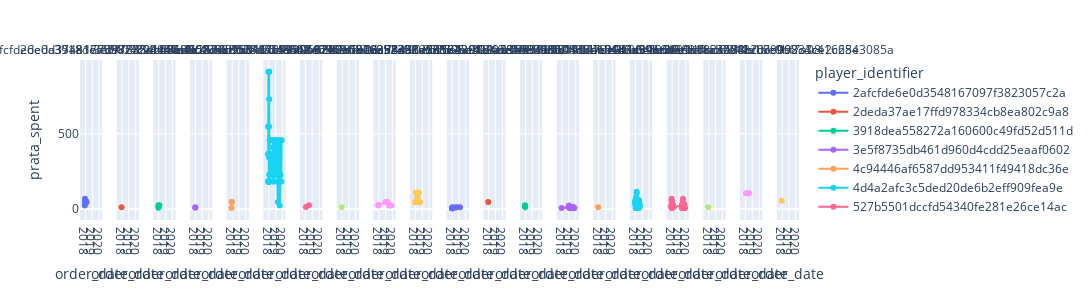

Notebook source saved alongside this figure:
### Code cell
fig = px.line(cust_subset, x ='order_date',
              y = 'prata_spent', 
              color= 'player_identifier', 
              facet_col = 'player_identifier',
              markers=True, height= 300, width = 5000)
fig.for_each_annotation(lambda a: a.update(text=a.text.split("=")[1]))
fig.show()

### Figure 1 — Plotly figure (JSON) as saved in the notebook; plotly's stock layout.template omitted (floating-point values rounded to 4 significant figures)
{"data": [{"hovertemplate": "player_identifier=2afcfde6e0d3548167097f3823057c2a<br>order_date=%{x}<br>prata_spent=%{y}<extra></extra>", "legendgroup": "2afcfde6e0d3548167097f3823057c2a", "line": {"color": "#636efa", "dash": "solid"}, "marker": {"symbol": "circle"}, "mode": "lines+markers", "name": "2afcfde6e0d3548167097f3823057c2a", "orientation": "v", "showlegend": true, "type": "scatter", "x": ["2017-12-03T00:00:00", "2017-12-06T00:00:00", "2017-12-09T00:00:00", "2017-12-11T00:00:00", "2017-12-25T00:00:00", "2018-01-04T00:00:00", "2018-01-19T00:00:00", "2018-01-25T00:00:00", "2018-01-31T00:00:00", "2018-02-03T00:00:00", "2018-02-08T00:00:00", "2018-02-13T00:00:00", "2018-02-16T00:00:00", "2018-02-24T00:00:00"], "xaxis": "x", "y": [22.75, 45.67, 45.61, 68.47, 45.67, 45.67, 45.67, 45.67, 45.67, 45.67, 45.67, 45.67, 45.67, 45.67], "yaxis": "y"}, {"hovertemplate": "player_identifier=2deda37ae17ffd978334cb8ea802c9a8<br>order_date=%{x}<br>prata_spent=%{y}<extra></extra>", "legendgroup": "2deda37ae17ffd978334cb8ea802c9a8", "line": {"color": "#EF553B", "dash": "solid"}, "marker": {"symbol": "circle"}, "mode": "lines+markers", "name": "2deda37ae17ffd978334cb8ea802c9a8", "orientation": "v", "showlegend": true, "type": "scatter", "x": ["2017-12-01T00:00:00"], "xaxis": "x2", "y": [11.39], "yaxis": "y2"}, {"hovertemplate": "player_identifier=3918dea558272a160600c49fd52d511d<br>order_date=%{x}<br>prata_spent=%{y}<extra></extra>", "legendgroup": "3918dea558272a160600c49fd52d511d", "line": {"color": "#00cc96", "dash": "solid"}, "marker": {"symbol": "circle"}, "mode": "lines+markers", "name": "3918dea558272a160600c49fd52d511d", "orientation": "v", "showlegend": true, "type": "scatter", "x": ["2017-12-11T00:00:00", "2017-12-22T00:00:00", "2017-12-23T00:00:00", "2018-02-04T00:00:00"], "xaxis": "x3", "y": [7.96, 25.12, 12.53, 25.12], "yaxis": "y3"}, {"hovertemplate": "player_identifier=3e5f8735db461d960d4cdd25eaaf0602<br>order_date=%{x}<br>prata_spent=%{y}<extra></extra>", "legendgroup": "3e5f8735db461d960d4cdd25eaaf0602", "line": {"color": "#ab63fa", "dash": "solid"}, "marker": {"symbol": "circle"}, "mode": "lines+markers", "name": "3e5f8735db461d960d4cdd25eaaf0602", "orientation": "v", "showlegend": true, "type": "scatter", "x": ["2017-12-15T00:00:00", "2018-01-04T00:00:00"], "xaxis": "x4", "y": [9.11, 9.11], "yaxis": "y4"}, {"hovertemplate": "player_identifier=4c94446af6587dd953411f49418dc36e<br>order_date=%{x}<br>prata_spent=%{y}<extra></extra>", "legendgroup": "4c94446af6587dd953411f49418dc36e", "line": {"color": "#FFA15A", "dash": "solid"}, "marker": {"symbol": "circle"}, "mode": "lines+markers", "name": "4c94446af6587dd953411f49418dc36e", "orientation": "v", "showlegend": true, "type": "scatter", "x": ["2017-12-01T00:00:00", "2017-12-06T00:00:00", "2017-12-17T00:00:00"], "xaxis": "x5", "y": [6.82, 45.67, 45.67], "yaxis": "y5"}, {"hovertemplate": "player_identifier=4d4a2afc3c5ded20de6b2eff909fea9e<br>order_date=%{x}<br>prata_spent=%{y}<extra></extra>", "legendgroup": "4d4a2afc3c5ded20de6b2eff909fea9e", "line": {"color": "#19d3f3", "dash": "solid"}, "marker": {"symbol": "circle"}, "mode": "lines+markers", "name": "4d4a2afc3c5ded20de6b2eff909fea9e", "orientation": "v", "showlegend": true, "type": "scatter", "x": ["2017-12-01T00:00:00", "2017-12-02T00:00:00", "2017-12-03T00:00:00", "2017-12-04T00:00:00", "2017-12-05T00:00:00", "2017-12-06T00:00:00", "2017-12-10T00:00:00", "2017-12-12T00:00:00", "2017-12-14T00:00:00", "2017-12-15T00:00:00", "2017-12-16T00:00:00", "2017-12-17T00:00:00", "2017-12-20T00:00:00", "2017-12-21T00:00:00", "2017-12-22T00:00:00", "2017-12-23T00:00:00", "2017-12-24T00:00:00", "2017-12-25T00:00:00", "2017-12-27T00:00:00", "2017-12-29T00:00:00", "2017-12-30T00:00:00", "2017-12-31T00:00:00", "2018-01-02T00:00:00", "2018-01-03T00:00:00", "2018-01-04T00:00:00", "2018-01-05T00:00:00", "2018-01-08T00:00:00", "2018-01-10T00:00:00", "2018-01-13T00:00:00", "2018-01-15T00:00:00", "2018-01-17T00:00:00", "2018-01-18T00:00:00", "2018-01-19T00:00:00", "2018-01-21T00:00:00", "2018-01-24T00:00:00", "2018-01-26T00:00:00", "2018-01-27T00:00:00", "2018-01-29T00:00:00", "2018-01-30T00:00:00", "2018-01-31T00:00:00", "2018-02-03T00:00:00", "2018-02-04T00:00:00", "2018-02-05T00:00:00", "2018-02-10T00:00:00", "2018-02-25T00:00:00", "2018-03-03T00:00:00", "2018-03-06T00:00:00", "2018-03-09T00:00:00", "2018-03-16T00:00:00", "2018-03-28T00:00:00", "2018-03-30T00:00:00", "2018-04-01T00:00:00", "2018-04-02T00:00:00", "2018-04-05T00:00:00", "2018-04-08T00:00:00", "2018-04-12T00:00:00", "2018-04-15T00:00:00", "2018-04-19T00:00:00", "2018-06-14T00:00:00", "2018-06-30T00:00:00", "2018-07-10T00:00:00", "2018-07-29T00:00:00", "2018-08-14T00:00:00", "2018-08-20T00:00:00", "2018-08-21T00:00:00", "2018-08-23T00:00:00", "2018-09-06T00:00:00", "2018-09-15T00:00:00", "2018-09-19T00:00:00", "2018-10-03T00:00:00", "2018-10-19T00:00:00", "2018-10-28T00:00:00", "2018-11-13T00:00:00", "2018-11-29T00:00:00", "2018-12-15T00:00:00", "2018-12-31T00:00:00", "2019-01-16T00:00:00", "2019-02-01T00:00:00", "2019-02-17T00:00:00", "2019-03-05T00:00:00", "2019-03-11T00:00:00", "2019-04-07T00:00:00", "2019-05-07T00:00:00", "2019-05-23T00:00:00", "2019-06-04T00:00:00", "2019-06-13T00:00:00", "2019-06-18T00:00:00", "2019-07-04T00:00:00", "2019-08-14T00:00:00", "2019-09-21T00:00:00", "2019-09-30T00:00:00", "2019-10-17T00:00:00", "2019-11-05T00:00:00", "2019-11-21T00:00:00"], "xaxis": "x6", "y": [365.4, 365.4, 182.7, 182.7, 548.2, 182.7, 182.7, 182.7, 182.7, 182.7, 913.6, 182.7, 182.7, 182.7, 182.7, 182.7, 182.7, 182.7, 548.2, 182.7, 182.7, 182.7, 548.2, 365.4, 365.4, 182.7, 182.7, 182.7, 182.7, 182.7, 913.6, 913.6, 182.7, 182.7, 228.4, 730.9, 182.7, 182.7, 342.6, 342.6, 182.7, 182.7, 182.7, 182.7, 456.8, 182.7, 228.4, 228.4, 228.4, 228.4, 228.4, 228.4, 228.4, 456.8, 228.4, 228.4, 228.4, 228.4, 365.4, 228.4, 228.4, 228.4, 456.8, 228.4, 456.8, 411.1, 182.7, 228.4, 228.4, 182.7, 456.8, 228.4, 456.8, 456.8, 228.4, 228.4, 456.8, 228.4, 342.6, 456.8, 228.4, 182.7, 45.67, 182.7, 182.7, 365.4, 182.7, 456.8, 22.81, 228.4, 182.7, 456.8, 182.7, 456.8], "yaxis": "y6"}, {"hovertemplate": "player_identifier=527b5501dccfd54340fe281e26ce14ac<br>order_date=%{x}<br>prata_spent=%{y}<extra></extra>", "legendgroup": "527b5501dccfd54340fe281e26ce14ac", "line": {"color": "#FF6692", "dash": "solid"}, "marker": {"symbol": "circle"}, "mode": "lines+markers", "name": "527b5501dccfd54340fe281e26ce14ac", "orientation": "v", "showlegend": true, "type": "scatter", "x": ["2018-01-24T00:00:00", "2018-07-10T00:00:00"], "xaxis": "x7", "y": [12.53, 25.12], "yaxis": "y7"}, {"hovertemplate": "player_identifier=53107092a9652d0e6b02338a012503f9<br>order_date=%{x}<br>prata_spent=%{y}<extra></extra>", "legendgroup": "53107092a9652d0e6b02338a012503f9", "line": {"color": "#B6E880", "dash": "solid"}, "marker": {"symbol": "circle"}, "mode": "lines+markers", "name": "53107092a9652d0e6b02338a012503f9", "orientation": "v", "showlegend": true, "type": "scatter", "x": ["2017-12-05T00:00:00"], "xaxis": "x8", "y": [11.42], "yaxis": "y8"}, {"hovertemplate": "player_identifier=59906924f2af51da983a8e3e5623ff1e<br>order_date=%{x}<br>prata_spent=%{y}<extra></extra>", "legendgroup": "59906924f2af51da983a8e3e5623ff1e", "line": {"color": "#FF97FF", "dash": "solid"}, "marker": {"symbol": "circle"}, "mode": "lines+markers", "name": "59906924f2af51da983a8e3e5623ff1e", "orientation": "v", "showlegend": true, "type": "scatter", "x": ["2017-12-10T00:00:00", "2017-12-13T00:00:00", "2018-12-22T00:00:00", "2019-04-10T00:00:00", "2019-07-02T00:00:00", "2019-09-14T00:00:00", "2019-11-03T00:00:00"], "xaxis": "x9", "y": [27.35, 22.81, 45.67, 45.67, 22.83, 22.83, 22.83], "yaxis": "y9"}, {"hovertemplate": "player_identifier=6288a5860a5ccf90e656e1c98746ef58<br>order_date=%{x}<br>prata_spent=%{y}<extra></extra>", "legendgroup": "6288a5860a5ccf90e656e1c98746ef58", "line": {"color": "#FECB52", "dash": "solid"}, "marker": {"symbol": "circle"}, "mode": "lines+markers", "name": "6288a5860a5ccf90e656e1c98746ef58", "orientation": "v", "showlegend": true, "type": "scatter", "x": ["2017-12-07T00:00:00", "2017-12-22T00:00:00", "2018-01-23T00:00:00", "2018-04-14T00:00:00", "2018-07-05T00:00:00", "2018-09-05T00:00:00"], "xaxis": "x10", "y": [43.82, 43.82, 109.6, 43.82, 109.6, 43.82], "yaxis": "y10"}, {"hovertemplate": "player_identifier=687e852392d63bc2ee4e0afe45e79c02<br>order_date=%{x}<br>prata_spent=%{y}<extra></extra>", "legendgroup": "687e852392d63bc2ee4e0afe45e79c02", "line": {"color": "#636efa", "dash": "solid"}, "marker": {"symbol": "circle"}, "mode": "lines+markers", "name": "687e852392d63bc2ee4e0afe45e79c02", "orientation": "v", "showlegend": true, "type": "scatter", "x": ["2017-12-27T00:00:00", "2017-12-29T00:00:00", "2018-01-04T00:00:00", "2018-01-05T00:00:00", "2018-01-08T00:00:00", "2018-02-14T00:00:00", "2018-02-27T00:00:00", "2018-08-28T00:00:00", "2019-02-28T00:00:00"], "xaxis": "x11", "y": [4.54, 4.54, 9.08, 4.54, 4.54, 11.34, 4.54, 11.34, 11.34], "yaxis": "y11"}, {"hovertemplate": "player_identifier=74c30a28184291bcee04f9496604dbbb<br>order_date=%{x}<br>prata_spent=%{y}<extra></extra>", "legendgroup": "74c30a28184291bcee04f9496604dbbb", "line": {"color": "#EF553B", "dash": "solid"}, "marker": {"symbol": "circle"}, "mode": "lines+markers", "name": "74c30a28184291bcee04f9496604dbbb", "orientation": "v", "showlegend": true, "type": "scatter", "x": ["2017-12-03T00:00:00"], "xaxis": "x12", "y": [45.56], "yaxis": "y12"}, {"hovertemplate": "player_identifier=852505ad29aa3efef3963190c4e9941c<br>order_date=%{x}<br>prata_spent=%{y}<extra></extra>", "legendgroup": "852505ad29aa3efef3963190c4e9941c", "line": {"color": "#00cc96", "dash": "solid"}, "marker": {"symbol": "circle"}, "mode": "lines+markers", "name": "852505ad29aa3efef3963190c4e9941c", "orientation": "v", "showlegend": true, "type": "scatter", "x": ["2017-12-08T00:00:00", "2017-12-15T00:00:00", "2017-12-17T00:00:00"], "xaxis": "x13", "y": [22.64, 22.64, 11.31], "yaxis": "y13"}, {"hovertemplate": "player_identifier=8e302078598368a0833dbc4d6a99bcd9<br>order_date=%{x}<br>prata_spent=%{y}<extra></extra>", "legendgroup": "8e302078598368a0833dbc4d6a99bcd9", "line": {"color": "#ab63fa", "dash": "solid"}, "marker": {"symbol": "circle"}, "mode": "lines+markers", "name": "8e302078598368a0833dbc4d6a99bcd9", "orientation": "v", "showlegend": true, "type": "scatter", "x": ["2017-12-02T00:00:00", "2018-12-09T00:00:00", "2019-01-02T00:00:00", "2019-01-10T00:00:00", "2019-01-20T00:00:00", "2019-02-15T00:00:00", "2019-02-23T00:00:00", "2019-02-27T00:00:00", "2019-03-20T00:00:00", "2019-04-01T00:00:00", "2019-04-08T00:00:00", "2019-04-09T00:00:00", "2019-05-07T00:00:00", "2019-06-09T00:00:00", "2019-06-12T00:00:00", "2019-06-13T00:00:00", "2019-06-20T00:00:00", "2019-07-09T00:00:00", "2019-07-16T00:00:00", "2019-07-20T00:00:00", "2019-07-26T00:00:00", "2019-08-09T00:00:00", "2019-09-01T00:00:00", "2019-10-01T00:00:00", "2019-10-22T00:00:00"], "xaxis": "x14", "y": [6.82, 11.39, 22.81, 11.39, 11.39, 6.82, 11.39, 11.39, 6.82, 6.82, 11.39, 11.39, 11.39, 6.82, 6.82, 11.39, 11.39, 11.39, 6.82, 6.82, 11.39, 11.39, 11.39, 6.82, 6.82], "yaxis": "y14"}, {"hovertemplate": "player_identifier=93fef87e9f4ffd2e12483d3916aee811<br>order_date=%{x}<br>prata_spent=%{y}<extra></extra>", "legendgroup": "93fef87e9f4ffd2e12483d3916aee811", "line": {"color": "#FFA15A", "dash": "solid"}, "marker": {"symbol": "circle"}, "mode": "lines+markers", "name": "93fef87e9f4ffd2e12483d3916aee811", "orientation": "v", "showlegend": true, "type": "scatter", "x": ["2017-12-01T00:00:00"], "xaxis": "x15", "y": [11.39], "yaxis": "y15"}, {"hovertemplate": "player_identifier=9a3fb14947de0120c396499b0adf7a12<br>order_date=%{x}<br>prata_spent=%{y}<extra></extra>", "legendgroup": "9a3fb14947de0120c396499b0adf7a12", "line": {"color": "#19d3f3", "dash": "solid"}, "marker": {"symbol": "circle"}, "mode": "lines+markers", "name": "9a3fb14947de0120c396499b0adf7a12", "orientation": "v", "showlegend": true, "type": "scatter", "x": ["2017-12-15T00:00:00", "2017-12-29T00:00:00", "2018-01-02T00:00:00", "2018-01-04T00:00:00", "2018-01-08T00:00:00", "2018-01-10T00:00:00", "2018-01-15T00:00:00", "2018-01-16T00:00:00", "2018-01-20T00:00:00", "2018-01-22T00:00:00", "2018-01-25T00:00:00", "2018-01-27T00:00:00", "2018-01-31T00:00:00", "2018-02-14T00:00:00", "2018-02-21T00:00:00", "2018-02-22T00:00:00", "2018-02-28T00:00:00", "2018-03-01T00:00:00", "2018-03-02T00:00:00", "2018-03-05T00:00:00", "2018-03-06T00:00:00", "2018-03-09T00:00:00", "2018-03-12T00:00:00", "2018-03-15T00:00:00", "2018-03-19T00:00:00", "2018-03-28T00:00:00", "2018-04-07T00:00:00", "2018-04-09T00:00:00", "2018-04-15T00:00:00", "2018-04-27T00:00:00", "2018-04-30T00:00:00", "2018-05-17T00:00:00", "2018-05-27T00:00:00", "2018-06-14T00:00:00", "2018-06-16T00:00:00", "2018-06-18T00:00:00", "2018-06-21T00:00:00", "2018-07-06T00:00:00", "2018-07-07T00:00:00", "2018-07-13T00:00:00", "2018-07-26T00:00:00", "2018-08-18T00:00:00", "2018-08-24T00:00:00"], "xaxis": "x16", "y": [34.2, 52.41, 54.69, 29.63, 45.61, 6.82, 22.81, 66.11, 54.72, 57.06, 57, 29.63, 6.82, 77.58, 31.91, 34.2, 45.67, 57.06, 70.7, 102.7, 114.1, 52.49, 57.06, 57.06, 54.77, 45.67, 22.81, 54.69, 31.91, 6.82, 54.77, 45.61, 11.39, 45.67, 57.06, 34.2, 45.67, 11.39, 6.82, 57.06, 20.5, 31.91, 18.21], "yaxis": "y16"}, {"hovertemplate": "player_identifier=ad279e9f2a64edb3fa1fca3e90bcc0c9<br>order_date=%{x}<br>prata_spent=%{y}<extra></extra>", "legendgroup": "ad279e9f2a64edb3fa1fca3e90bcc0c9", "line": {"color": "#FF6692", "dash": "solid"}, "marker": {"symbol": "circle"}, "mode": "lines+markers", "name": "ad279e9f2a64edb3fa1fca3e90bcc0c9", "orientation": "v", "showlegend": true, "type": "scatter", "x": ["2017-12-01T00:00:00", "2017-12-02T00:00:00", "2017-12-03T00:00:00", "2017-12-04T00:00:00", "2017-12-06T00:00:00", "2017-12-10T00:00:00", "2017-12-11T00:00:00", "2017-12-12T00:00:00", "2017-12-13T00:00:00", "2017-12-14T00:00:00", "2017-12-15T00:00:00", "2017-12-19T00:00:00", "2017-12-21T00:00:00", "2017-12-24T00:00:00", "2017-12-25T00:00:00", "2017-12-26T00:00:00", "2017-12-30T00:00:00", "2018-01-07T00:00:00", "2018-01-12T00:00:00", "2018-01-15T00:00:00", "2018-01-16T00:00:00", "2018-01-23T00:00:00", "2018-01-25T00:00:00", "2018-01-31T00:00:00", "2018-02-06T00:00:00", "2018-02-14T00:00:00", "2018-02-15T00:00:00", "2018-02-22T00:00:00", "2018-03-05T00:00:00", "2018-03-06T00:00:00", "2018-03-16T00:00:00", "2019-06-08T00:00:00", "2019-06-09T00:00:00", "2019-06-13T00:00:00", "2019-06-18T00:00:00", "2019-06-19T00:00:00", "2019-06-20T00:00:00", "2019-06-21T00:00:00", "2019-06-25T00:00:00", "2019-07-02T00:00:00", "2019-07-09T00:00:00", "2019-07-16T00:00:00", "2019-07-23T00:00:00", "2019-08-01T00:00:00", "2019-08-05T00:00:00", "2019-08-06T00:00:00", "2019-08-08T00:00:00", "2019-08-09T00:00:00", "2019-08-10T00:00:00", "2019-08-14T00:00:00", "2019-08-22T00:00:00", "2019-08-25T00:00:00", "2019-08-27T00:00:00", "2019-09-06T00:00:00", "2019-09-13T00:00:00", "2019-09-15T00:00:00", "2019-09-22T00:00:00", "2019-10-22T00:00:00", "2019-10-24T00:00:00", "2019-10-27T00:00:00", "2019-11-06T00:00:00", "2019-11-07T00:00:00"], "xaxis": "x17", "y": [6.82, 25.04, 22.81, 54.77, 68.47, 9.11, 22.81, 18.21, 22.81, 57.06, 9.11, 22.81, 22.81, 22.81, 18.21, 45.61, 11.39, 22.81, 11.39, 9.11, 11.39, 22.81, 11.39, 13.67, 22.81, 11.39, 22.81, 22.81, 13.67, 11.39, 11.39, 22.78, 20.5, 9.11, 27.32, 22.81, 13.67, 6.82, 6.82, 6.82, 6.82, 6.82, 34.2, 22.81, 11.39, 45.67, 68.47, 9.11, 6.82, 34.2, 11.39, 18.21, 6.82, 6.82, 6.82, 6.82, 11.39, 29.63, 6.82, 6.82, 6.82, 6.82], "yaxis": "y17"}, {"hovertemplate": "player_identifier=b3ab64de06e1cfafc6814e1ae0bf7a08<br>order_date=%{x}<br>prata_spent=%{y}<extra></extra>", "legendgroup": "b3ab64de06e1cfafc6814e1ae0bf7a08", "line": {"color": "#B6E880", "dash": "solid"}, "marker": {"symbol": "circle"}, "mode": "lines+markers", "name": "b3ab64de06e1cfafc6814e1ae0bf7a08", "orientation": "v", "showlegend": true, "type": "scatter", "x": ["2017-12-02T00:00:00"], "xaxis": "x18", "y": [11.39], "yaxis": "y18"}, {"hovertemplate": "player_identifier=c5a28c1ac8ca054c20ce09233ce2c254<br>order_date=%{x}<br>prata_spent=%{y}<extra></extra>", "legendgroup": "c5a28c1ac8ca054c20ce09233ce2c254", "line": {"color": "#FF97FF", "dash": "solid"}, "marker": {"symbol": "circle"}, "mode": "lines+markers", "name": "c5a28c1ac8ca054c20ce09233ce2c254", "orientation": "v", "showlegend": true, "type": "scatter", "x": ["2018-01-31T00:00:00", "2018-07-10T00:00:00"], "xaxis": "x19", "y": [104.5, 104.2], "yaxis": "y19"}, {"hovertemplate": "player_identifier=ccafc2a588bfd79968c4c41668e3085a<br>order_date=%{x}<br>prata_spent=%{y}<extra></extra>", "legendgroup": "ccafc2a588bfd79968c4c41668e3085a", "line": {"color": "#FECB52", "dash": "solid"}, "marker": {"symbol": "circle"}, "mode": "lines+markers", "name": "ccafc2a588bfd79968c4c41668e3085a", "orientation": "v", "showlegend": true, "type": "scatter", "x": ["2017-12-06T00:00:00"], "xaxis": "x20", "y": [54.77], "yaxis": "y20"}], "layout": {"annotations": [{"font": {}, "showarrow": false, "text": "2afcfde6e0d3548167097f3823057c2a", "x": 0.0155, "xanchor": "center", "xref": "paper", "y": 1, "yanchor": "bottom", "yref": "paper"}, {"font": {}, "showarrow": false, "text": "2deda37ae17ffd978334cb8ea802c9a8", "x": 0.0665, "xanchor": "center", "xref": "paper", "y": 1, "yanchor": "bottom", "yref": "paper"}, {"font": {}, "showarrow": false, "text": "3918dea558272a160600c49fd52d511d", "x": 0.1175, "xanchor": "center", "xref": "paper", "y": 1, "yanchor": "bottom", "yref": "paper"}, {"font": {}, "showarrow": false, "text": "3e5f8735db461d960d4cdd25eaaf0602", "x": 0.1685, "xanchor": "center", "xref": "paper", "y": 1, "yanchor": "bottom", "yref": "paper"}, {"font": {}, "showarrow": false, "text": "4c94446af6587dd953411f49418dc36e", "x": 0.2195, "xanchor": "center", "xref": "paper", "y": 1, "yanchor": "bottom", "yref": "paper"}, {"font": {}, "showarrow": false, "text": "4d4a2afc3c5ded20de6b2eff909fea9e", "x": 0.2705, "xanchor": "center", "xref": "paper", "y": 1, "yanchor": "bottom", "yref": "paper"}, {"font": {}, "showarrow": false, "text": "527b5501dccfd54340fe281e26ce14ac", "x": 0.3215, "xanchor": "center", "xref": "paper", "y": 1, "yanchor": "bottom", "yref": "paper"}, {"font": {}, "showarrow": false, "text": "53107092a9652d0e6b02338a012503f9", "x": 0.3725, "xanchor": "center", "xref": "paper", "y": 1, "yanchor": "bottom", "yref": "paper"}, {"font": {}, "showarrow": false, "text": "59906924f2af51da983a8e3e5623ff1e", "x": 0.4235, "xanchor": "center", "xref": "paper", "y": 1, "yanchor": "bottom", "yref": "paper"}, {"font": {}, "showarrow": false, "text": "6288a5860a5ccf90e656e1c98746ef58", "x": 0.4745, "xanchor": "center", "xref": "paper", "y": 1, "yanchor": "bottom", "yref": "paper"}, {"font": {}, "showarrow": false, "text": "687e852392d63bc2ee4e0afe45e79c02", "x": 0.5255, "xanchor": "center", "xref": "paper", "y": 1, "yanchor": "bottom", "yref": "paper"}, {"font": {}, "showarrow": false, "text": "74c30a28184291bcee04f9496604dbbb", "x": 0.5765, "xanchor": "center", "xref": "paper", "y": 1, "yanchor": "bottom", "yref": "paper"}, {"font": {}, "showarrow": false, "text": "852505ad29aa3efef3963190c4e9941c", "x": 0.6275, "xanchor": "center", "xref": "paper", "y": 1, "yanchor": "bottom", "yref": "paper"}, {"font": {}, "showarrow": false, "text": "8e302078598368a0833dbc4d6a99bcd9", "x": 0.6785, "xanchor": "center", "xref": "paper", "y": 1, "yanchor": "bottom", "yref": "paper"}, {"font": {}, "showarrow": false, "text": "93fef87e9f4ffd2e12483d3916aee811", "x": 0.7295, "xanchor": "center", "xref": "paper", "y": 1, "yanchor": "bottom", "yref": "paper"}, {"font": {}, "showarrow": false, "text": "9a3fb14947de0120c396499b0adf7a12", "x": 0.7805, "xanchor": "center", "xref": "paper", "y": 1, "yanchor": "bottom", "yref": "paper"}, {"font": {}, "showarrow": false, "text": "ad279e9f2a64edb3fa1fca3e90bcc0c9", "x": 0.8315, "xanchor": "center", "xref": "paper", "y": 1, "yanchor": "bottom", "yref": "paper"}, {"font": {}, "showarrow": false, "text": "b3ab64de06e1cfafc6814e1ae0bf7a08", "x": 0.8825, "xanchor": "center", "xref": "paper", "y": 1, "yanchor": "bottom", "yref": "paper"}, {"font": {}, "showarrow": false, "text": "c5a28c1ac8ca054c20ce09233ce2c254", "x": 0.9335, "xanchor": "center", "xref": "paper", "y": 1, "yanchor": "bottom", "yref": "paper"}, {"font": {}, "showarrow": false, "text": "ccafc2a588bfd79968c4c41668e3085a", "x": 0.9845, "xanchor": "center", "xref": "paper", "y": 1, "yanchor": "bottom", "yref": "paper"}], "height": 300, "legend": {"title": {"text": "player_identifier"}, "tracegroupgap": 0}, "margin": {"t": 60}, "width": 5000, "xaxis": {"anchor": "y", "domain": [0, 0.031], "title": {"text": "order_date"}}, "xaxis10": {"anchor": "y10", "domain": [0.459, 0.49], "matches": "x", "title": {"text": "order_date"}}, "xaxis11": {"anchor": "y11", "domain": [0.51, 0.541], "matches": "x", "title": {"text": "order_date"}}, "xaxis12": {"anchor": "y12", "domain": [0.561, 0.592], "matches": "x", "title": {"text": "order_date"}}, "xaxis13": {"anchor": "y13", "domain": [0.612, 0.643], "matches": "x", "title": {"text": "order_date"}}, "xaxis14": {"anchor": "y14", "domain": [0.663, 0.694], "matches": "x", "title": {"text": "order_date"}}, "xaxis15": {"anchor": "y15", "domain": [0.714, 0.745], "matches": "x", "title": {"text": "order_date"}}, "xaxis16": {"anchor": "y16", "domain": [0.765, 0.796], "matches": "x", "title": {"text": "order_date"}}, "xaxis17": {"anchor": "y17", "domain": [0.816, 0.847], "matches": "x", "title": {"text": "order_date"}}, "xaxis18": {"anchor": "y18", "domain": [0.867, 0.898], "matches": "x", "title": {"text": "order_date"}}, "xaxis19": {"anchor": "y19", "domain": [0.918, 0.949], "matches": "x", "title": {"text": "order_date"}}, "xaxis2": {"anchor": "y2", "domain": [0.051, 0.082], "matches": "x", "title": {"text": "order_date"}}, "xaxis20": {"anchor": "y20", "domain": [0.969, 1], "matches": "x", "title": {"text": "order_date"}}, "xaxis3": {"anchor": "y3", "domain": [0.102, 0.133], "matches": "x", "title": {"text": "order_date"}}, "xaxis4": {"anchor": "y4", "domain": [0.153, 0.184], "matches": "x", "title": {"text": "order_date"}}, "xaxis5": {"anchor": "y5", "domain": [0.204, 0.235], "matches": "x", "title": {"text": "order_date"}}, "xaxis6": {"anchor": "y6", "domain": [0.255, 0.286], "matches": "x", "title": {"text": "order_date"}}, "xaxis7": {"anchor": "y7", "domain": [0.306, 0.337], "matches": "x", "title": {"text": "order_date"}}, "xaxis8": {"anchor": "y8", "domain": [0.357, 0.388], "matches": "x", "title": {"text": "order_date"}}, "xaxis9": {"anchor": "y9", "domain": [0.408, 0.439], "matches": "x", "title": {"text": "order_date"}}, "yaxis": {"anchor": "x", "domain": [0, 1], "title": {"text": "prata_spent"}}, "yaxis10": {"anchor": "x10", "domain": [0, 1], "matches": "y", "showticklabels": false}, "yaxis11": {"anchor": "x11", "domain": [0, 1], "matches": "y", "showticklabels": false}, "yaxis12": {"anchor": "x12", "domain": [0, 1], "matches": "y", "showticklabels": false}, "yaxis13": {"anchor": "x13", "domain": [0, 1], "matches": "y", "showticklabels": false}, "yaxis14": {"anchor": "x14", "domain": [0, 1], "matches": "y", "showticklabels": false}, "yaxis15": {"anchor": "x15", "domain": [0, 1], "matches": "y", "showticklabels": false}, "yaxis16": {"anchor": "x16", "domain": [0, 1], "matches": "y", "showticklabels": false}, "yaxis17": {"anchor": "x17", "domain": [0, 1], "matches": "y", "showticklabels": false}, "yaxis18": {"anchor": "x18", "domain": [0, 1], "matches": "y", "showticklabels": false}, "yaxis19": {"anchor": "x19", "domain": [0, 1], "matches": "y", "showticklabels": false}, "yaxis2": {"anchor": "x2", "domain": [0, 1], "matches": "y", "showticklabels": false}, "yaxis20": {"anchor": "x20", "domain": [0, 1], "matches": "y", "showticklabels": false}, "yaxis3": {"anchor": "x3", "domain": [0, 1], "matches": "y", "showticklabels": false}, "yaxis4": {"anchor": "x4", "domain": [0, 1], "matches": "y", "showticklabels": false}, "yaxis5": {"anchor": "x5", "domain": [0, 1], "matches": "y", "showticklabels": false}, "yaxis6": {"anchor": "x6", "domain": [0, 1], "matches": "y", "showticklabels": false}, "yaxis7": {"anchor": "x7", "domain": [0, 1], "matches": "y", "showticklabels": false}, "yaxis8": {"anchor": "x8", "domain": [0, 1], "matches": "y", "showticklabels": false}, "yaxis9": {"anchor": "x9", "domain": [0, 1], "matches": "y", "showticklabels": false}}}
